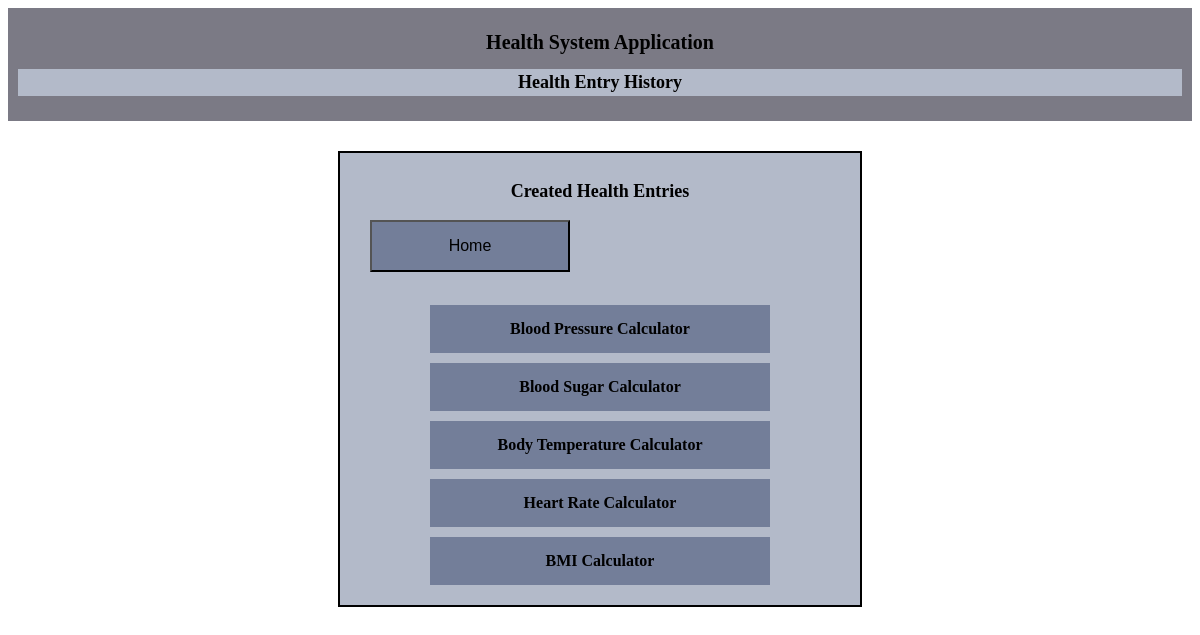
Screenshot of /adminHistory.php (signed in) with the database file from the repository.
### tables this page shows
CREATE TABLE `health_risks` (
  `healthRiskID` int(11) NOT NULL AUTO_INCREMENT,
  `healthRiskTitle` varchar(50) NOT NULL,
  `dateAdded` datetime NOT NULL,
  PRIMARY KEY (`healthRiskID`)
);

### adminHistory.php (the view, shortened to what this page needs)
<!DOCTYPE html>
<html lang="en">
<head>
	<link rel="stylesheet" type="text/css" href="pecss.css">
</head>
<body>
  <div class="header">
		<h1>Health System Application</h1>
		<h2> Health Entry History </h2>
	</div>
	<div class = "body">
	<h2> Created Health Entries </h2>
    	<div class = "headMenu">
			<a href ="adminHome.php"><button type="button" class="history">Home</button> </a>
		</div>
<?php
		require_once("conn.php");
		$sql = "SELECT healthRiskTitle FROM health_risks";
		$result = $conn->query($sql);
		if ($result->num_rows > 0) {
			while ($row = $result->fetch_assoc()) {
				?>
				<a class = "linkMenu" href=""><?php echo  $row["healthRiskTitle"];?></a><br>
				<?php
			}
		}
		else {
				echo "There are no health entries";
			}
?>
	</div>
</body>
</html>

### pecss.css (style rules this page uses)
.header { font-family:"Georgia", "Times New Roman", "Arial"; padding: 10px; text-align:center; background:#7b7a85; font-size: 10px; font:Georgia; margin-bottom: 30px; }
form, .body { text-align: center; float: center; margin: auto; background-color: #b3bac9; width: 500px; padding: 10px; border: 2px solid black; }
h1 { color: black; text-align: center; font-size: 20px; }
h2 { font-family:"Georgia", "Times New Roman", "Arial"; padding:3px; text-align:center; background-color: #b3bac9; font-size:18px; font:Georgia; }
div.headMenu { margin-bottom: 100px; }
button { padding: 15px 20px; text-align:center; background-color: #737e99; color: black; font-size: 16px; margin-bottom: 15px; width: 65%; }
button.history { padding: 15px 20px; width: 40%; float: left; margin-left: 20px; }
.linkMenu:link, .linkMenu:visited { font-style: bold; font-size: 16px; color: black; padding: 15px 20px; background-color: #737e99; text-align: center; text-decoration: none; display: inline-block; width: 60%; margin-bottom: 10px; }
::placeholder { text-align:center; color:red; }
a { font-weight: bold; }
a.homeMenu, a.linkMenu, a.linkMenu2 { color: white; }

### rows the page displays
health_risks: healthRiskTitle "Blood Pressure Calculator"
health_risks: healthRiskTitle "Blood Sugar Calculator"
health_risks: healthRiskTitle "Body Temperature Calculator"
health_risks: healthRiskTitle "Heart Rate Calculator"
health_risks: healthRiskTitle "BMI Calculator"
